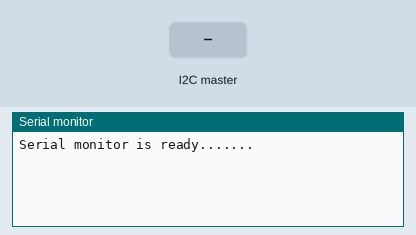
Recording of a sketch running on a simulated Arduino Uno, built with avr-gcc and run on an emulated ATmega328P. Parts: the last lines printed to the serial monitor. The inputs (shaded band) are chosen by the test bench.

Above: at 1.2 s.
1.3 s: the I2C master sends the byte 1
At 1.8 s:
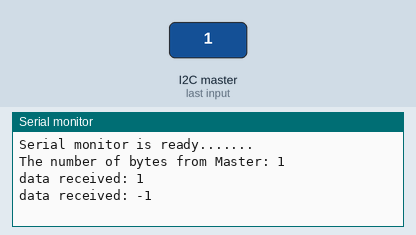
2.8 s: the I2C master sends the byte 0
At 4.2 s:
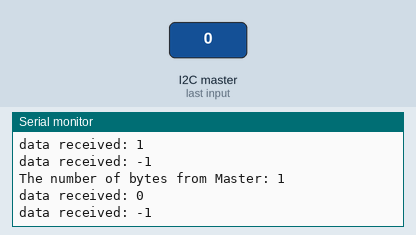
Timing chart, 0 to 5.8 s (numbered marks = the images above; inputs shaded):
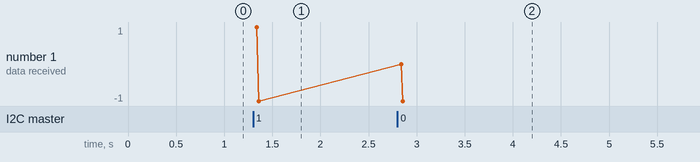

The sketch:

memaker_fine_dust_purifier_I2C_part.ino
```cpp
#include <Wire.h>  //Wire supports that Memaker board(arduino) is communicating with raspberry pi though i2c.
////////////////////////////Set the address for memaker board(or ardino)/////////////////////
#define SLAVE_ADDRESS 0x04
/////////////////////////////////////////////////////////////////////////////////////////////

void setup() {
  //////////////setup for Serial monitor start/////////////
  Serial.begin(9600);
  Serial.println("Serial monitor is ready.......");
  //////////////setup for Serial monitor finish////////////
  // put your setup code here, to run once:
  ///////////initialize i2c as slave////////////////////////
  Wire.begin(SLAVE_ADDRESS);
  // define callbacks for i2c communication
  Wire.onReceive(receiveData);
  Wire.onRequest(sendData);
  //////////initializing communication finish//////////////
}

void loop() {
  // put your main code here, to run repeatedly:

}

// callback for received data
// 라즈베리파이로 부터 받은 I2C 통신 명령을 확인하는 함수
void receiveData(int byteCount) {
  int value=0;
  int number=0;
  //I2C로 부터 받은 데이터가 있으면, 확인
  while (Wire.available()) {
    //명령코드 수행
    //byte단위의 데이터가 오기 때문에 낮은 숫자는 별도의 컨버팅 작업없이 쓸 수 있음
    //0000000-1111111(10진수로 128개 정도)단위를 활용할 수 있음
    Serial.print("The number of bytes from Master: ");
    Serial.println(byteCount);

    number = Wire.read();
    value=Wire.read();
    Serial.print("data received: ");
    Serial.println(number);
    Serial.print("data received: ");
    Serial.println(value);
//    //number가 4이면 AUTO 모드 ON/OFF하는 명령코드가 됨
//    //이 명령코드는 NUBISON에서 원격으로 데이터 콘트롤하는 부분과 서로 프로토콜을 맞춰줌
//    //사전에 타이젠 코드에서 조건에 맞춰서 명령코드를 설정
//    if (number == 4) {
//      isAuto=value;
//    }else if(number ==3){
//      //number가 3이면, FAN의 속도를 변화시켜주는 명령으로, value값에 따라 fanSpeed가 바뀜
//      //fanSpeed를 변경하는 명령이 오기 위해서는 타이젠에서 받은 데이터를 통해 현재 이 보드가
//      //MANUAL 모드라는 것을 인식했을 때만 보낼 수 있도록 프로토콜 설정
//      if(value == 0){
//        fanSpeed = 0;
//      }else if(value ==1){
//        fanSpeed = 50;
//      }else if(value ==2){
//        fanSpeed = 100;
//      }else if(value ==3){
//        fanSpeed = 150;
//      }else if(value ==4){
//        fanSpeed = 200;
//      }else if(value ==5){
//        fanSpeed = 250;
//      }
//    }
  }
}
//callback for sending data
//미메이커보드(아두이노보드)에서 I2C를 통해서 타이젠으로 데이터를 송신하는 함수
void sendData() {
  //int형태의 데이터 타입을 byte타입의 Low와 High로 쪼개서 송신하고
  //수신하는 타이젠측에서 두 데이터를 합성하여 int로 다시 활용하게 됨
  uint16_t a=1000;
  uint16_t b=2000;
  uint16_t c=3000;
  uint16_t d=4000;
  uint16_t e=5000;

  Wire.write(lowByte(a)); // data 전송
  Wire.write(highByte(a)); // data 전송
  Wire.write(lowByte(b)); // data 전송
  Wire.write(highByte(b)); // data 전송
  Wire.write(lowByte(c)); // data 전송
  Wire.write(highByte(c)); // data 전송
  Wire.write(lowByte(d)); // data 전송
  Wire.write(highByte(d)); // data 전송
  Wire.write(lowByte(e)); // data 전송
  Wire.write(highByte(e)); // data 전송

//  Wire.write(lowByte(PM03_10)); // data 전송
//  Wire.write(highByte(PM03_10)); // data 전송
//  Wire.write(lowByte(PM10_25)); // data 전송
//  Wire.write(highByte(PM10_25)); // data 전송
//  Wire.write(lowByte(PM25_)); // data 전송
//  Wire.write(highByte(PM25_)); // data 전송
//  Wire.write(lowByte(fanSpeed)); // data 전송
//  Wire.write(highByte(fanSpeed)); // data 전송
//  Wire.write(lowByte(isAuto)); // data 전송
//  Wire.write(highByte(isAuto)); // data 전송
}
```

Measured:
- after the input at 1.3 s, the serial monitor: prints a new line at once (image 1)
- after the input at 2.8 s, the serial monitor: prints a new line at once (image 2)
